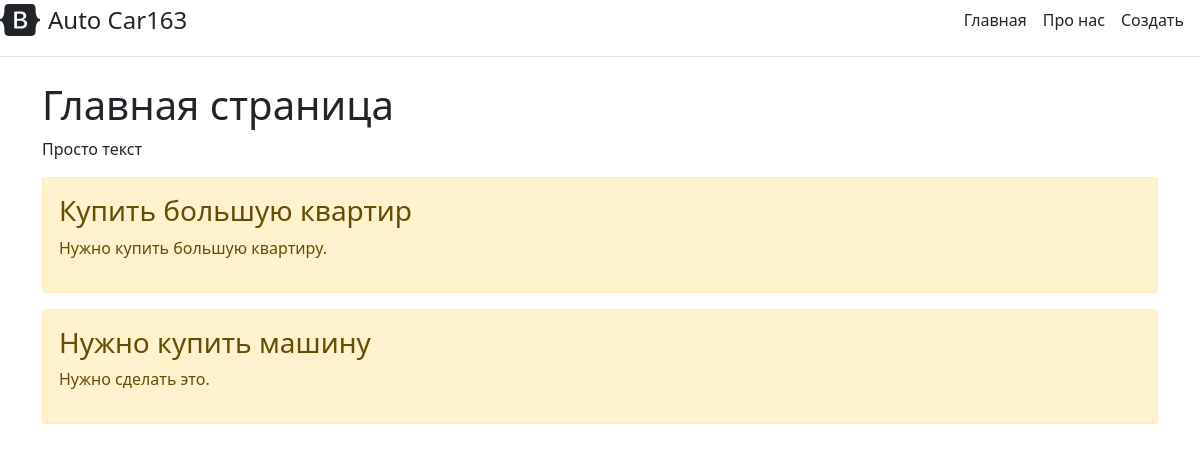
Before: / with the older database file.
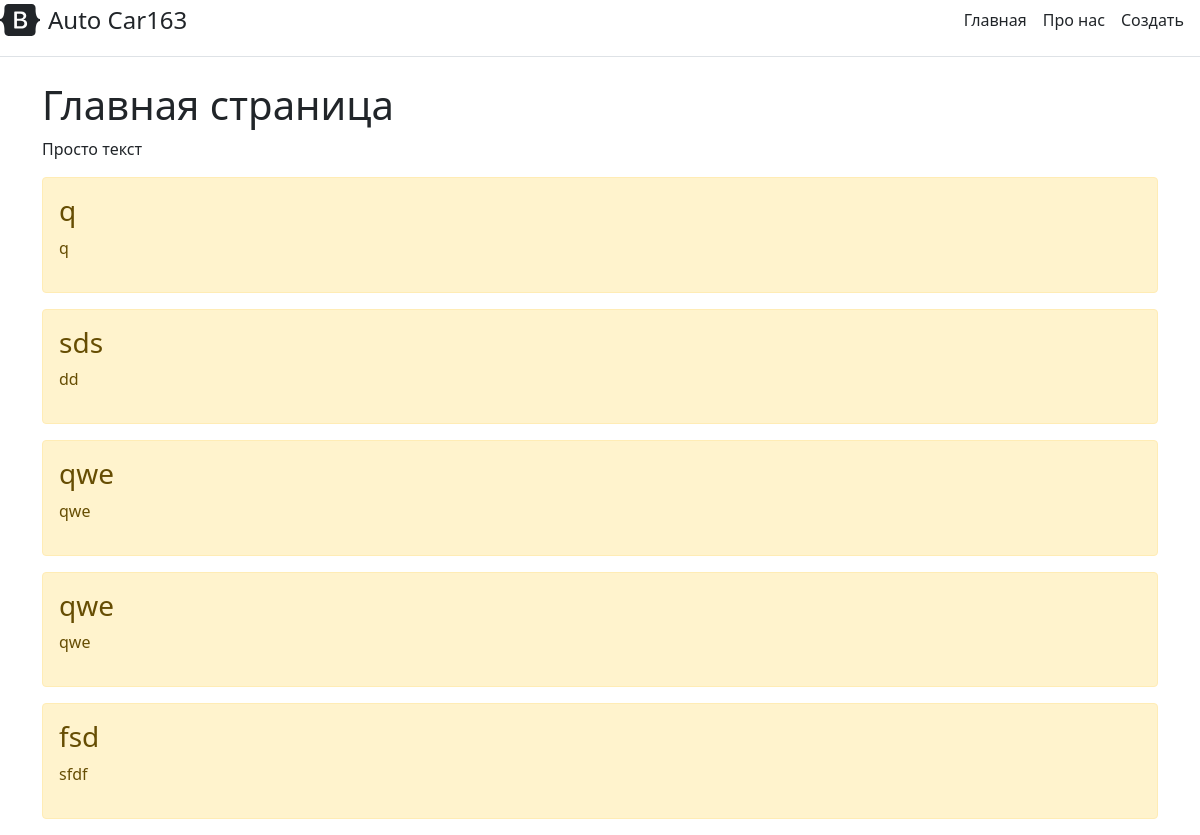
After: the same page with the newer database file.
### Myblog/models.py (models this page shows, shortened)
class Task(models.Model):
    title = models.CharField('Название', max_length=50)
    task = models.TextField("Описание")
    class Meta:
        verbose_name = "Задача"
        verbose_name_plural = "Задачи"

### Myblog/views.py (the view)
# urls.py: path('', views.index, name='index'),
def index(request):
    tasks = Task.objects.all()
    return render(request, "Myblog/index.html", {"title": 'Главная страница сайта', 'tasks': tasks})

### Myblog/templates/Myblog/index.html (shortened to what this page needs)
{% extends 'Myblog/base.html' %}
{% block content %}
    <h1>Главная страница</h1>
    <p>Просто текст</p>
    {% if tasks %}
        {% for el in tasks %}
        <div class="alert alert-warning mt-2">
            <h3> {{el.title}} </h3>
            <p> {{el.task}} </p>
        </div>
        {% endfor %}
    {% else %}
        <p>Нету записей! </p>
    {% endif %}
{% endblock %}

### Myblog/templates/Myblog/base.html (shortened to what this page needs)
<!doctype html>
<html lang="ru">
<head>
    <link rel="stylesheet" href="https://cdn.jsdelivr.net/npm/bootstrap@5.1.3/dist/css/bootstrap.min.css">
</head>
<body>
   <div class="d-flex flex-column flex-md-row align-items-center pb-3 mb-4 border-bottom">
      <a href="/" class="d-flex align-items-center text-dark text-decoration-none">
        <span class="fs-4">Auto Car163</span>
      </a>
      <nav class="d-inline-flex mt-2 mt-md-0 ms-md-auto">
            <a class="me-3 py-2 text-dark text-decoration-none" href="{% url 'index' %}"> Главная </a>
             <a class="me-3 py-2 text-dark text-decoration-none" href="{% url 'about' %}">Про нас </a>
            <a class="me-3 py-2 text-dark text-decoration-none" href="{% url 'create' %}">Создать</a>
      </nav>
    </div>
   <div class="container">
   {% block content %}{% endblock %}
   </div>
</body>
</html>

Changed rows visible on the page:
removed Task: title "Купить большую квартир", task "Нужно купить большую квартиру."
removed Task: title "Нужно купить машину", task "Нужно сделать это."
added Task: title "q", task "q"
added Task: title "sds", task "dd"
added Task: title "qwe", task "qwe"
added Task: title "qwe", task "qwe"
added Task: title "fsd", task "sfdf"
